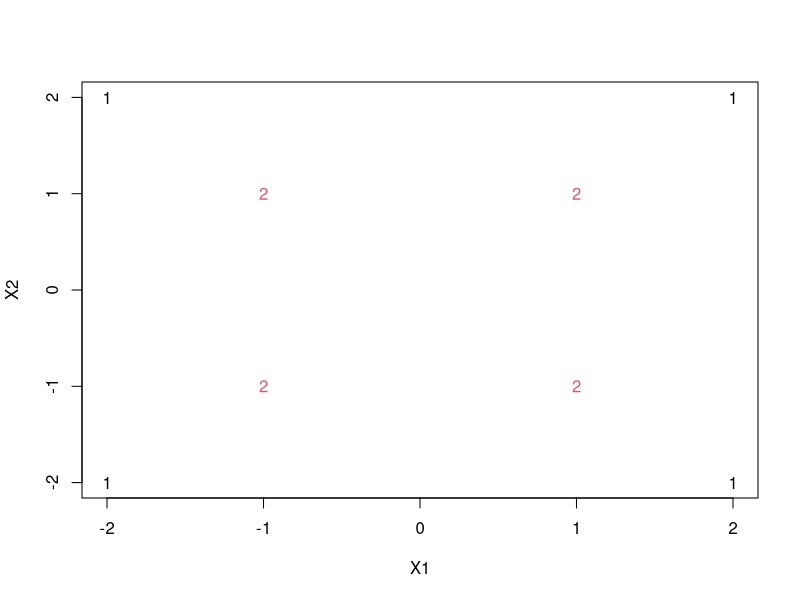

Reproduce this figure in R. (Note: this script raises an error after producing the figure.)
rm(list=ls()) #fir clearing env
cat("\014") # for clearing console or use Ctrl+L

X1=c(2,2,-2,-2,1,1,-1,-1)
X2=c(2,-2,-2,2,1,-1,-1,1)
Y=c(1,1,1,1,2,2,2,2)
X_train=data.frame(X1,X2)
alldata=data.frame(X1, X2, Y)

#X_train=alldata[,c("X1","X2")] alternative of X_train split


#plot data
plot(X_train, col = Y, pch = c("1","2")[Y])

svm_model=svm(Y~., kernel="radial", type="C-classification", data=alldata)
plot(svm_model, alldata)
plot(alldata[,-3],col=(Y+3)/2)
points(alldata[svm_model$index,c(1,2)],col="blue",cex=2) # show the support vectors

# get parameters of hiperplane
w <- t(svm_model$coefs) %*% svm_model$SV
b <- -svm_model$rho
a=-b/w[1,2]
# in this 2D case the hyperplane is the line w[1,1]*x1 + w[1,2]*x2 + b = 0
abline(0,b, col="blue", lty=3)

mygrid=expand.grid(X1, X2)
colnames(mygrid)=colnames(X_train)[1:2]

pred=predict(svm_model, mygrid)
